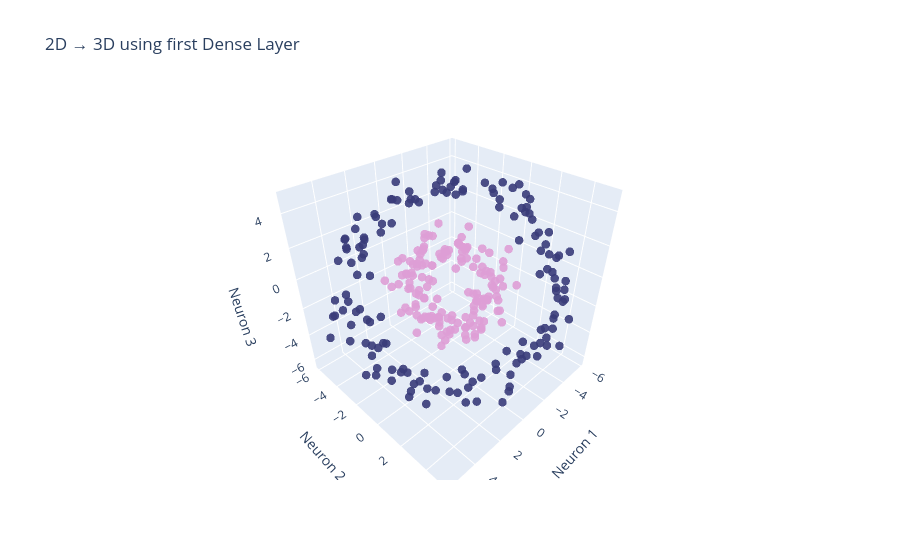

The notebook cell this image was saved under:
### Markdown cell above
# Plotting first linear transformation

### Code cell
plot_3d_output(Z1, y, "2D → 3D using first Dense Layer")

### Figure 1 — Plotly figure (JSON) as saved in the notebook; plotly's stock layout.template omitted (floating-point values rounded to 4 significant figures; data arrays with more than 128 entries replaced by an {"elided": "..."} marker saying what was removed)
{"data": [{"marker": {"color": {"elided": "300 int values"}, "colorscale": [[0, "rgb(57, 59, 121)"], [1, "rgb(222, 158, 214)"]], "opacity": 0.9, "size": 5, "symbol": "circle"}, "mode": "markers", "type": "scatter3d", "x": {"elided": "300 float values"}, "y": {"elided": "300 float values"}, "z": {"elided": "300 float values"}}], "layout": {"scene": {"xaxis": {"title": {"text": "Neuron 1"}}, "yaxis": {"title": {"text": "Neuron 2"}}, "zaxis": {"title": {"text": "Neuron 3"}}}, "title": {"text": "2D → 3D using first Dense Layer"}}}
